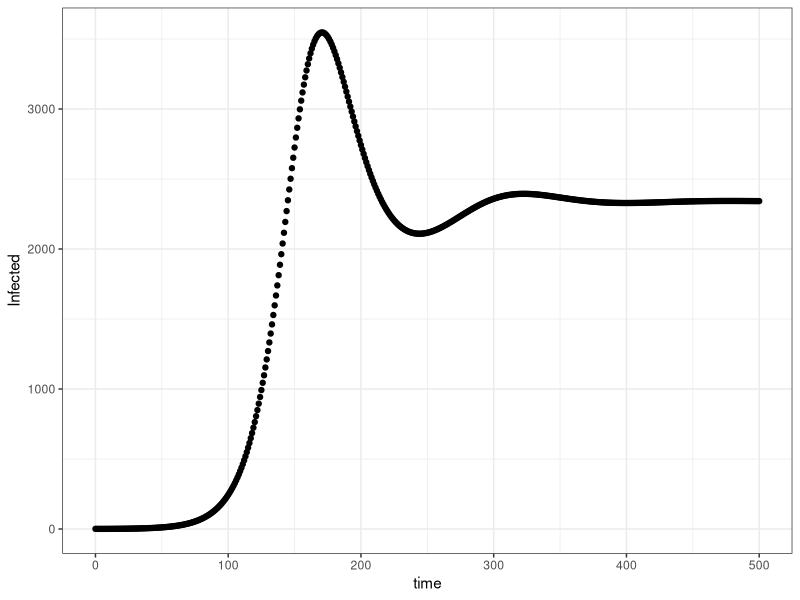
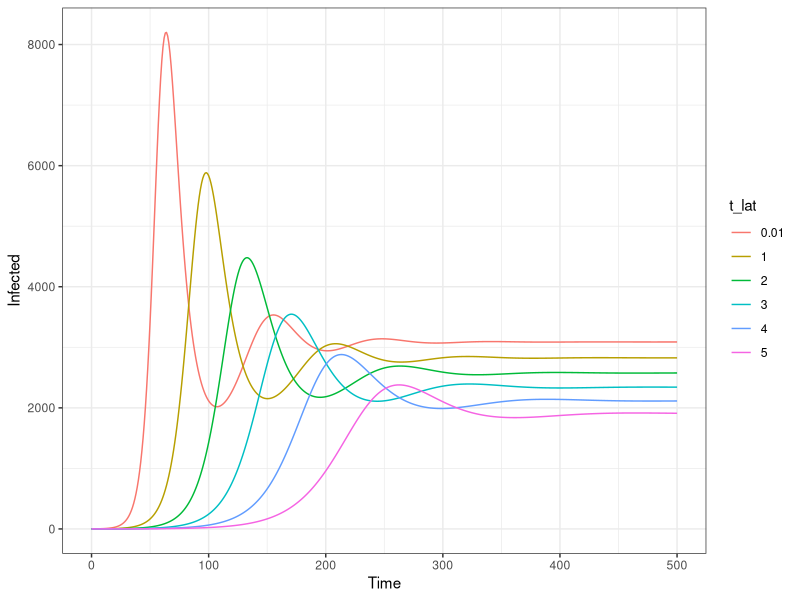
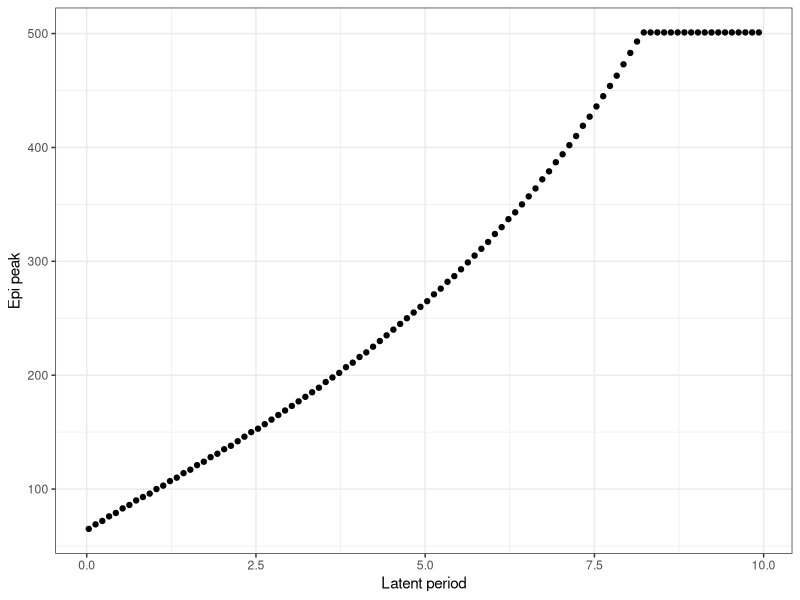

R code for these plots, in order:
## ---- chunk 1
knitr::opts_chunk$set(echo = TRUE)
library(deSolve)
library(ggplot2)
library(reshape2)
## ---- chunk 2
#1. Define model function
OpenSEIR<-function(t, state, params) {
  with(as.list(c(state, params)),{
    N = S + E + I + R
    sigma = 1/t_lat # 1/latent period
    
    #SIR w/ demography equations from lecture
    dS <- -beta*S*I/N + birth*N - death*S + omega*R
    dE <- beta*S*I/N - sigma*E - death*E
    dI <- sigma*E - death*I - gamma*I
    dR <- gamma*I - death*R - omega*R
    
    # return the rates of change as a list
    list(c(dS, dE, dI, dR))
  })
}
## ---- chunk 3
#2. Define parameters and starting compartment sizes
params <- c(beta = 0.5, #effective contact rate (aka transmission rate)
                gamma = 0.3, #recovery rate (1/duration infection)
                birth = 0.03, #birth rate (per capita)
                death = 0.03, #all-cause mortality rate
                omega = 0, # waning immunity
                t_lat = 3 # latent period from E
                
)

state <- c(S = 99999, #population of 100,000, 1 person starts of infected
           E = 0, 
           I = 1, 
           R = 0
)
## ---- chunk 4
T_end <- 500 #run model for 500 time steps (e.g. months)
times <- seq(0, T_end, by = 1) #runs the model for 500 time steps (e.g. months), and computes output at each time step 

#Run the base-case
out_seir_demo <- data.frame(ode(y = state, times = times, func = OpenSEIR, parms = params))
## ---- chunk 5
#Plot the result of base-case
ggplot(data=as.data.frame(out_seir_demo))+
  geom_point(aes(time,I))+
  ylab("Infected")+
  theme_bw()
## ---- chunk 6
#One-way sensitivity analysis on the latent period (SEIR_demo)
tlat_list <- c(0.01,seq(1,5,by=1)) # a vector of latent period
output_dt <- data.frame() # an empty dataset to save outcomes

for (this_tlat in tlat_list){
  # Replace latent period with the next value in the last
  params['t_lat'] = this_tlat 
  # Run ode solver
  this_output <- data.frame(ode(y = state, times=times, func=OpenSEIR, parms = params))
  # Record current value of t_lat
  this_output$t_lat = as.character(this_tlat)
  # Stack the result 
  output_dt <- rbind(output_dt, this_output)
  
}
## ---- chunk 7
ggplot(output_dt)+
  geom_line(aes(x=time, y=I, color=t_lat, group=t_lat))+
  ylab("Infected")+
  xlab("Time")+
  theme_bw()
## ---- chunk 8
# Continuous sensitivity analysis showing the change in the epidemic peak
# A function to find the epidemic peak given a time frame
find_peak <- function(output){
  infected <- output$I # output$E + output$I if you want to include exposed compartment
  peak <- which.max(infected)
  return(peak)
}

tlat_list <- seq(0.03,10,by=0.1) # a vector of t_lat
output_dt <- data.frame() # An empty dataset to save ode outcomes
for (this_tlat in tlat_list){
  # Replace t_lat with the next value
  params['t_lat'] = this_tlat 
  # Run ode solver
  this_output <- data.frame(ode(y = state, times=times, func=OpenSEIR, parms = params))
  # Find the epidemic peak
  this_peak <- find_peak(this_output)
  # Create a dataset with peak and t_lat in this cycle
  this_output <- data.frame(peak=this_peak, tlat=this_tlat)
  # Stack the dataset 
  output_dt <- rbind(output_dt, this_output)
  
}
## ---- chunk 9
ggplot(output_dt)+
  geom_point(aes(x=tlat, y=peak))+
  ylab("Epi peak")+
  xlab("Latent period")+
  theme_bw()
## ---- chunk 10
# SEIR model without births and deaths
SEIR_nodemo<-function(t, state, params) {
  with(as.list(c(state, params)),{
    N = S + E + I + R
    sigma = 1/t_lat # 1/latent period
    
    #SIR w/ demography equations from lecture
    dS <- -beta*S*I/N + omega*R
    dE <- beta*S*I/N - sigma*E
    dI <- sigma*E - gamma*I
    dR <- gamma*I - omega*R
    
    # return the rates of change as a list
    list(c(dS, dE, dI, dR))
  })
}
